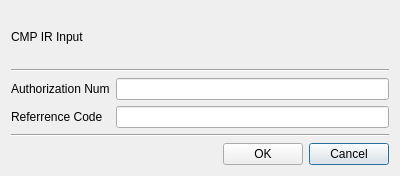
<?xml version="1.0" encoding="UTF-8"?>
<ui version="4.0">
 <class>AuthRefDlg</class>
 <widget class="QDialog" name="AuthRefDlg">
  <property name="geometry">
   <rect>
    <x>0</x>
    <y>0</y>
    <width>400</width>
    <height>176</height>
   </rect>
  </property>
  <property name="windowTitle">
   <string>CMP AuthNum Reference Code Window</string>
  </property>
  <layout class="QVBoxLayout" name="verticalLayout">
   <item>
    <widget class="QLabel" name="label">
     <property name="text">
      <string>CMP IR Input</string>
     </property>
    </widget>
   </item>
   <item>
    <widget class="Line" name="line">
     <property name="orientation">
      <enum>Qt::Horizontal</enum>
     </property>
    </widget>
   </item>
   <item>
    <layout class="QGridLayout" name="gridLayout">
     <item row="1" column="0">
      <widget class="QLabel" name="label_3">
       <property name="text">
        <string>Referrence Code</string>
       </property>
      </widget>
     </item>
     <item row="0" column="0">
      <widget class="QLabel" name="label_2">
       <property name="text">
        <string>Authorization Num</string>
       </property>
      </widget>
     </item>
     <item row="0" column="1">
      <widget class="QLineEdit" name="mAuthNumText"/>
     </item>
     <item row="1" column="1">
      <widget class="QLineEdit" name="mRefCodeText"/>
     </item>
    </layout>
   </item>
   <item>
    <widget class="Line" name="line_2">
     <property name="orientation">
      <enum>Qt::Horizontal</enum>
     </property>
    </widget>
   </item>
   <item>
    <layout class="QGridLayout" name="gridLayout_2">
     <item row="0" column="2">
      <widget class="QPushButton" name="mCancelBtn">
       <property name="text">
        <string>Cancel</string>
       </property>
      </widget>
     </item>
     <item row="0" column="1">
      <widget class="QPushButton" name="mOKBtn">
       <property name="text">
        <string>OK</string>
       </property>
      </widget>
     </item>
     <item row="0" column="0">
      <spacer name="horizontalSpacer">
       <property name="orientation">
        <enum>Qt::Horizontal</enum>
       </property>
       <property name="sizeHint" stdset="0">
        <size>
         <width>40</width>
         <height>20</height>
        </size>
       </property>
      </spacer>
     </item>
    </layout>
   </item>
  </layout>
 </widget>
 <resources/>
 <connections/>
</ui>
